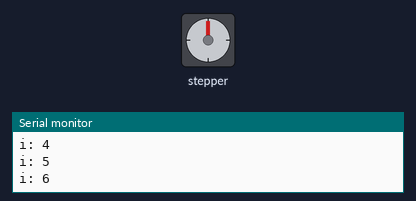
A sketch run on a simulated Arduino Uno, built with avr-gcc and run on an emulated ATmega328P. Parts: stepper motor, the last lines printed to the serial monitor. Wiring (inferred from the names in the program): stepper motor (200 steps per turn assumed): coils pin 8, pin 9, pin 10, pin 11.

Above: at 0.15 s.
At 9.87 s:
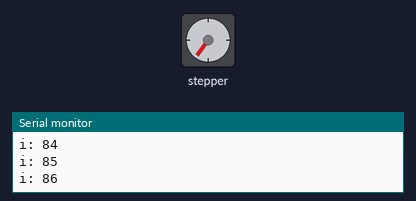
At 19.6 s:
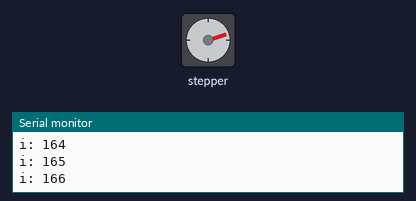
At 39.35 s:
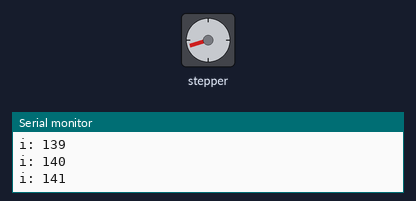
Timing chart, 0 to 40.0 s (numbered marks = the images above):
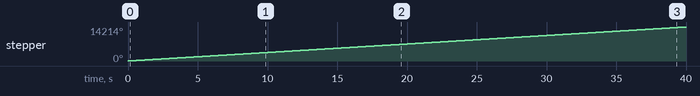

Measured:
- by itself, stepper: keeps turning clockwise at about 356°/s

The sketch:

stepper_test.ino
```cpp
/* Stepper Copal
 * -------------
 *
 * Program to drive a stepper motor coming from a 5'25 disk drive
 * according to the documentation I found, this stepper: "[...] motor
 * made by Copal Electronics, with 1.8 degrees per step and 96 ohms
 * per winding, with center taps brought out to separate leads [...]"
 * [http://www.cs.uiowa.edu/~jones/step/example.html]
 *
 * It is a unipolar stepper motor with 5 wires:
 *
 * - red: power connector, I have it at 5V and works fine
 * - orange and black: coil 1
 * - brown and yellow: coil 2
 *
 * (cleft) 2005 DojoDave for K3
 * http://www.0j0.org | http://arduino.berlios.de
 *
 * @author: David Cuartielles
 * @date: 20 Oct. 2005
 */

int motorPin1 = 8;
int motorPin2 = 9;
int motorPin3 = 10;
int motorPin4 = 11;
int dirCount = 0;
int maxDirCount = 200;
bool switchLock = false;
int delayTime = 5;

void setup() {
  Serial.begin(9600);
  // when pin D2 goes high, call the rising function

  pinMode(motorPin1, OUTPUT);
  pinMode(motorPin2, OUTPUT);
  pinMode(motorPin3, OUTPUT);
  pinMode(motorPin4, OUTPUT);
}

void loop() {

  for(int i = 0; i < maxDirCount; i++){
    stepOne();
    stepTwo();
    stepThree();
    stepFour();
    Serial.print("i: ");
    Serial.println(i);
  }
  for(int j = 0; j > maxDirCount; j++) {
    stepFour();
    stepThree();
    stepTwo();
    stepOne();
    j - 1;
    Serial.print("j: ");
    Serial.println(j);
  }
}

void stepOne(){
  digitalWrite(motorPin1, HIGH);
  digitalWrite(motorPin2, LOW);
  digitalWrite(motorPin3, LOW);
  digitalWrite(motorPin4, LOW);
  delay(delayTime);
}

void stepTwo() {
  digitalWrite(motorPin1, LOW);
  digitalWrite(motorPin2, HIGH);
  digitalWrite(motorPin3, LOW);
  digitalWrite(motorPin4, LOW);
  delay(delayTime);
}

void stepThree() {
  digitalWrite(motorPin1, LOW);
  digitalWrite(motorPin2, LOW);
  digitalWrite(motorPin3, HIGH);
  digitalWrite(motorPin4, LOW);
  delay(delayTime);
}

void stepFour() {
  digitalWrite(motorPin1, LOW);
  digitalWrite(motorPin2, LOW);
  digitalWrite(motorPin3, LOW);
  digitalWrite(motorPin4, HIGH);
  delay(delayTime);
}
```
